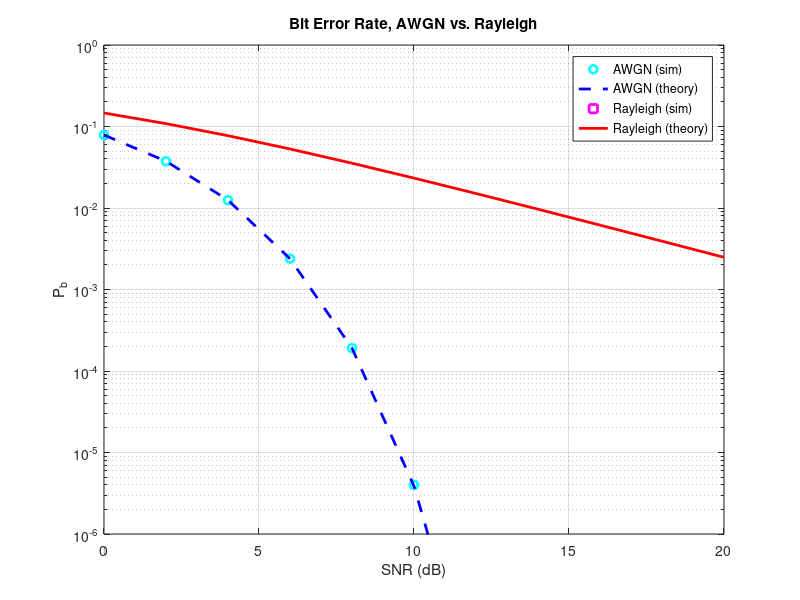

The MATLAB source for this figure:
%% Digital Communications System (2021 Spring) 
%%           Final Project                     
%             2019146018 송연주                            

close all;clear;clc;

%% 1) Random binary 송신 신호 생성
n = 10^7;
a_n = 2*floor(2*rand(1,n)) - 1;   % P(1) = P(-1) = 0.5   

%% 2) BPSK 변조 후 AWGN 채널 통과할 때 BER
% y = x + n
% n ~ N(0,N0/2)

SNR_dB = 0:2:20;
SNR = 10.^(SNR_dB/10);

x = a_n;
BER = zeros(1,length(SNR_dB));
noise_AWGN = sqrt(0.5).*randn(1,n);   

for k=1:length(SNR)
    y = (sqrt(SNR(k))*x) + noise_AWGN;
    BER(k) = length(find((y.*x)<0));
end
BER=BER/n;

% AWGN 채널 시뮬레이션
semilogy(SNR_dB,BER,'co','linewidth',2.0);
hold on

% AWGN 채널 이론값
AWGN_theory_ber = 0.5.*erfc(sqrt(SNR));         % Pb = Q(sqrt(2SNR))
semilogy(SNR_dB,AWGN_theory_ber,'b--','linewidth',2.0);
hold on

%% 3) Rayleigh 페이딩 채널
% y = hx + n  
% h ~ CN(0,1)
% n ~ CN(0,N0)

h = sqrt(0.5).*(randn(1,n) + 1i*randn(1,n)); 
noise_Rayleigh = sqrt(0.5).*(randn(1,n) + 1i*randn(1,n));

for k=1:length(SNR)
    y = h.*((sqrt(SNR(k))*x)) + noise_Rayleigh;
    r = conj(h)./abs(h).*y;         % coherent detection
    BER(k)=length(find((r.*x)<0));
end
BER=BER/n;

% Rayleigh 채널 시뮬레이션 
semilogy(SNR_dB,BER,'ms', 'linewidth' ,2.0);
hold on

% Rayleigh 채널 이론값
Rayleigh_theory_ber = 0.5*(1-(sqrt(SNR./(1+SNR))));
semilogy(SNR_dB, Rayleigh_theory_ber,'r-','linewidth',2.0);

% 최종 결과 그래프 설정
title('Bit Error Rate, AWGN vs. Rayleigh')
xlabel('SNR (dB)')
ylabel('P_{b}')
legend( 'AWGN (sim)','AWGN (theory)','Rayleigh (sim)','Rayleigh (theory)')
axis ([0 20 1e-6 10^0])
grid